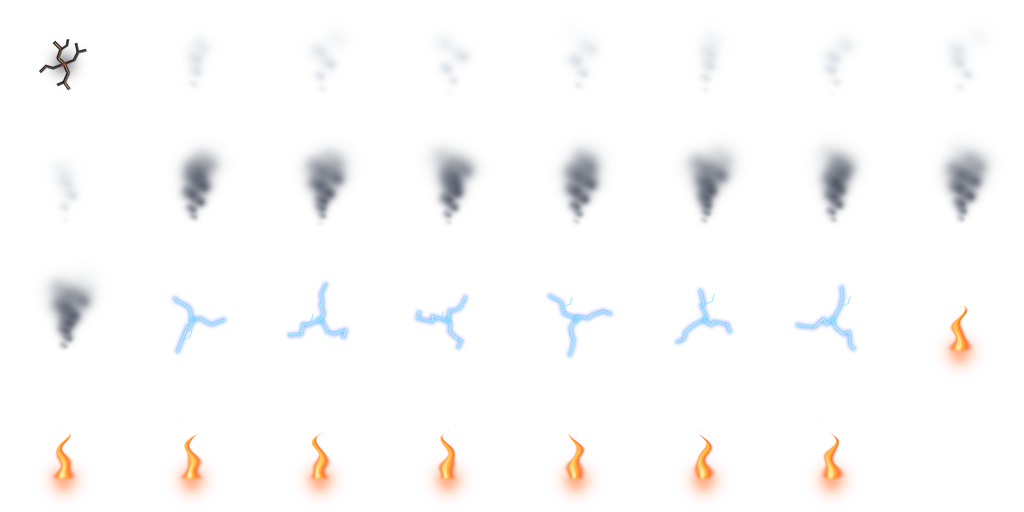
#> input picture workout/island/design/alien-hits-v1/damage.png, 1024 x 512 px, given in place of smoke-puff-generated.png, which was not available
$ python generate.py
#> lines starting #> are read from the running program, lines starting #| are printed output that depends on the picture; after the words box and inside, x2 and y2 are one past the last pixel; in counts of white or black regions, pixels touching at a corner belong together
#!/usr/bin/env python3
"""Rebuild the atlases and original synthesized sound. No downloaded samples.

Python 3 + numpy, scipy, Pillow; ffmpeg/ffprobe with Vorbis and LAME encoders.
The explosion is sliced, resized, padded and faded to transparent, never keyed.
"""
from pathlib import Path
import hashlib
import json
import subprocess
import tempfile
import wave

import numpy as np
from PIL import Image
from scipy.signal import butter, sosfilt

ROOT = Path(__file__).resolve().parents[1]
SEED = 20261112
RATE = 44100


def command(args):
    return subprocess.run(args, check=True, capture_output=True, text=True)


def smooth(x):
    x = np.clip(x, 0, 1)
    return x * x * (3 - 2 * x)


def atlas(frames, columns, name):
    sheet = Image.new('RGBA', (128 * columns, 128 * (len(frames) // columns)))
    for i, frame in enumerate(frames):
        sheet.paste(frame, (i % columns * 128, i // columns * 128))
    sheet.save(ROOT / name, optimize=True)


def explosion():
    source = Image.open(ROOT / 'sources/explosion-generated.png').convert('RGBA')
    frames = []
    for i in range(64):
        col, row = i % 8, i // 8
        box = (round(col * source.width / 8), round(row * source.height / 8),
               round((col + 1) * source.width / 8), round((row + 1) * source.height / 8))
        # RGBa makes the resize premultiplied; the delivered PNG is straight RGBA.
        tile = source.crop(box).convert('RGBa').resize((112, 112), Image.Resampling.LANCZOS).convert('RGBA')
        frame = Image.new('RGBA', (128, 128))
        frame.paste(tile, (8, 8))
        pixels = np.array(frame)
        if i >= 48:
            pixels[:, :, 3] = np.round(pixels[:, :, 3].astype(float) * (1 - smooth((i - 47) / 16))).astype(np.uint8)
        pixels[pixels[:, :, 3] == 0, :3] = 0
        frames.append(Image.fromarray(pixels))
    atlas(frames, 8, 'explosion.png')


Y, X = np.mgrid[0:128, 0:128].astype(float)
SMOKE_SOURCE = Image.open(ROOT / 'sources/smoke-puff-generated.png').convert('RGBa').resize((256, 256), Image.Resampling.LANCZOS)


def smoke_frame(phase):
    """Animate the original smoke texture; alpha is preserved, no color keying.

    The population is analytic and periodic in phase. Births and deaths have
    zero opacity and zero envelope derivative, including the 15 -> 0 seam.
    """
    frame = Image.new('RGBA', (128, 128))
    particles = []
    for i in range(6):
        age = (phase + i / 6) % 1
        particles.append((age, i))
    for age, i in sorted(particles, reverse=True):
        envelope = float(smooth(age / .15) * (1 - smooth((age - .56) / .44)))
        size = round(17 + 78 * age)
        sprite = SMOKE_SOURCE.rotate(i * 37 + age * 24, Image.Resampling.BICUBIC).resize((size, size), Image.Resampling.LANCZOS).convert('RGBA')
        sprite.putalpha(sprite.getchannel('A').point(lambda value: round(value * envelope * .88)))
        cx = 64 + 7 * np.sin(age * 4.7 + i * 2.4) * age
        cy = 108 - 65 * age
        frame.alpha_composite(sprite, (round(cx - size / 2), round(cy - size / 2)))
    rgba = np.array(frame)
    # Keep the same eight-pixel UV guard as the other sheets.
    rgba[:8] = rgba[120:] = 0
    rgba[:, :8] = rgba[:, 120:] = 0
    rgba[rgba[:, :, 3] == 0, :3] = 0
    return Image.fromarray(rgba)


def sparks():
    rng = np.random.default_rng(SEED)
    angles = rng.uniform(-np.pi, np.pi, 42)
    velocity = rng.uniform(19, 51, 42)
    life = rng.uniform(.45, 1, 42)
    frames = []
    for f in range(16):
        t = f / 15
        emission = np.zeros((128, 128))
        for angle, speed, duration in zip(angles, velocity, life):
            if t >= duration:
                continue
            vx, vy = np.cos(angle) * speed, np.sin(angle) * speed - 13
            px = 64 + vx * t
            py = 72 + vy * t + 17 * t * t
            dx, dy = X - px, Y - py
            length = 1.3 + 3.8 * (1 - t)
            direction = np.arctan2(vy + 34 * t, vx)
            along = dx * np.cos(direction) + dy * np.sin(direction)
            across = -dx * np.sin(direction) + dy * np.cos(direction)
            streak = np.exp(-((along / length) ** 2 + (across / .58) ** 2) * 2)
            emission += streak * (1 - smooth(t / duration))
        edge = (X >= 8) & (X < 120) & (Y >= 8) & (Y < 120)
        strength = np.clip(emission * edge, 0, 1)
        rgba = np.zeros((128, 128, 4), dtype=np.uint8)
        rgba[:, :, 0] = 255
        rgba[:, :, 1] = (115 + strength * 135).astype(np.uint8)
        rgba[:, :, 2] = (22 + strength * 150).astype(np.uint8)
        rgba[:, :, 3] = np.round(strength * 255).astype(np.uint8)
        rgba[rgba[:, :, 3] == 0, :3] = 0
        frames.append(Image.fromarray(rgba))
    atlas(frames, 4, 'sparks.png')


def measure(path):
    result = command(['ffmpeg', '-hide_banner', '-nostats', '-i', str(path), '-af',
                      'loudnorm=I=-16:TP=-1:LRA=11:print_format=json', '-f', 'null', '-'])
    return json.JSONDecoder().raw_decode(result.stderr[result.stderr.rfind('{'):])[0]


def synthesize():
    rng = np.random.default_rng(SEED)
    t = np.arange(round(RATE * 4.2)) / RATE
    def band(noise, low, high):
        return sosfilt(butter(3, [low, high], btype='bandpass', fs=RATE, output='sos'), noise)
    noise = rng.standard_normal(len(t))
    attack = smooth(t / .006)
    # Sweeping low oscillators, pressure noise, crack and late falling debris.
    body = np.sin(2 * np.pi * (41 * t + 7.2 * (1 - np.exp(-t * 6)))) * np.exp(-t * 2.5)
    sub = np.sin(2 * np.pi * (29 * t + 3.1 * (1 - np.exp(-t * 9)))) * np.exp(-t * 1.6)
    rumble = band(noise, 65, 480) * np.exp(-t * 1.15) * 2.6
    crack = band(noise, 380, 7200) * np.exp(-t * 16) * .46
    debris = np.zeros_like(t)
    for start, pitch, level in zip(rng.uniform(.12, 1.35, 22), rng.uniform(110, 1700, 22), rng.uniform(.01, .055, 22)):
        age = np.maximum(t - start, 0)
        debris += np.sin(2 * np.pi * pitch * age) * np.exp(-age * 22) * (t >= start) * level
    signal = attack * (body * .36 + sub * .12 + rumble + crack + debris)
    signal = np.tanh(signal * 1.2)
    # Original synthetic early reflections and a low-pass diffuse tail.
    reverb = np.zeros_like(signal)
    for delay, gain in [(.071, .22), (.137, .17), (.223, .12), (.359, .08), (.503, .04)]:
        offset = round(delay * RATE)
        reverb[offset:] += signal[:-offset] * gain
    signal += sosfilt(butter(2, 1600, fs=RATE, output='sos'), reverb)
    signal = sosfilt(butter(2, 23, btype='highpass', fs=RATE, output='sos'), signal)
    signal *= 1 - smooth((t - 3.6) / .6)
    signal[0] = signal[-1] = 0
    signal /= max(abs(signal)) * 1.05
    report = {}
    with tempfile.TemporaryDirectory() as tmp:
        raw = Path(tmp) / 'original.wav'
        master = Path(tmp) / 'master.wav'
        compressed = Path(tmp) / 'compressed.wav'
        with wave.open(str(raw), 'wb') as output:
            output.setnchannels(1)
            output.setsampwidth(2)
            output.setframerate(RATE)
            output.writeframes(np.round(signal * 32767).astype('<i2').tobytes())
        command(['ffmpeg', '-y', '-v', 'error', '-i', str(raw), '-af',
                 'acompressor=threshold=0.08:ratio=8:attack=0.2:release=250:makeup=2,alimiter=limit=0.8:level=false',
                 '-ar', str(RATE), '-c:a', 'pcm_s24le', str(compressed)])
        stats = measure(compressed)
        normalization = (f"loudnorm=I=-16:TP=-1.5:LRA=11:measured_I={stats['input_i']}:"
                         f"measured_TP={stats['input_tp']}:measured_LRA={stats['input_lra']}:"
                         f"measured_thresh={stats['input_thresh']}:offset={stats['target_offset']}:linear=true")
        command(['ffmpeg', '-y', '-v', 'error', '-i', str(compressed), '-af', normalization,
                 '-ar', str(RATE), '-c:a', 'pcm_s24le', str(master)])
        for extension, encoder in [('ogg', ['-c:a', 'libvorbis', '-q:a', '6']), ('mp3', ['-c:a', 'libmp3lame', '-b:a', '192k'])]:
            target = ROOT / f'explosion-deep.{extension}'
            adjustment = 0
            for attempt in range(4):
                command(['ffmpeg', '-y', '-v', 'error', '-i', str(master), '-af', f'volume={adjustment}dB',
                         '-ar', str(RATE), '-ac', '1', *encoder, '-fflags', '+bitexact', '-flags:a', '+bitexact',
                         '-metadata', 'title=Naval base warehouse explosion',
                         '-metadata', 'copyright=CC0-1.0; original procedural synthesis', str(target)])
                measured = measure(target)
                error = -16 - float(measured['input_i'])
                if abs(error) <= .05:
                    break
                adjustment += error
            assert abs(float(measured['input_i']) + 16) <= .1, measured
            assert float(measured['input_tp']) <= -1, measured
            probe = json.loads(command(['ffprobe', '-v', 'error', '-show_streams', '-show_format', '-of', 'json', str(target)]).stdout)
            report[target.name] = {'integratedLufs': float(measured['input_i']),
                                   'truePeakDbtp': float(measured['input_tp']),
                                   'sampleRate': int(probe['streams'][0]['sample_rate']),
                                   'channels': probe['streams'][0]['channels'],
                                   'codec': probe['streams'][0]['codec_name'],
                                   'containerDurationSeconds': float(probe['format']['duration'])}
    return report


def main():
    explosion()
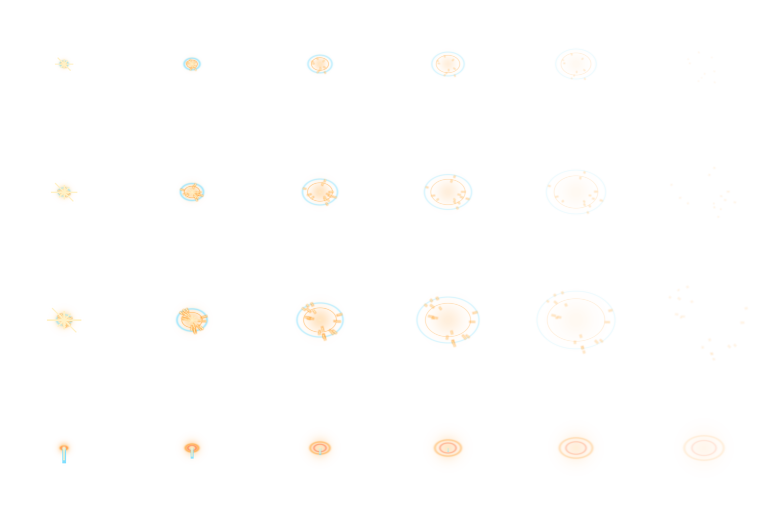
#> input picture workout/island/design/alien-hits-v1/impacts.png, 768 x 512 px, given in place of explosion-generated.png, which was not available
#> in explosion, source is the input picture: PIL image 768x512 RGBA; mean R, G, B, A 19.3, 14.4, 7.7, 2.5
#> after the loop in explosion, `for i in range(64):`: frames = 64 items
#> in atlas, `sheet = Image.new('RGBA', (128 * columns, 128 * (len(frames) // column..`: sheet: PIL image 1024x1024 RGBA; every value is 0
#> the loop in atlas, `for i, frame in enumerate(frames):` made 64 passes
#> after the loop in atlas, `for i, frame in enumerate(frames):`:
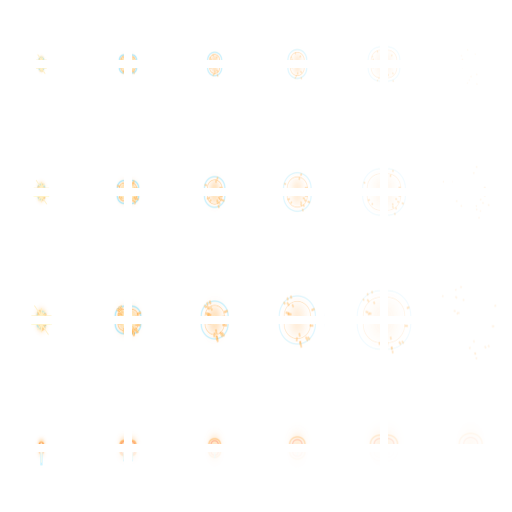
#> sheet: PIL image 1024x1024 RGBA (shown at 1/2 size); mean R, G, B, A 12.6, 10, 4.8, 1.7; transparent parts drawn white
    atlas([smoke_frame(i / 16) for i in range(16)], 4, 'smoke-loop.png')
#> the loop in smoke_frame, `for age, i in sorted(particles, reverse=True):` made 6 passes
#> envelope on passes 1 to 6: 0.322, 0.852, 1, 1, 1, 0
#> after the loop in smoke_frame, `for age, i in sorted(particles, reverse=True):`:
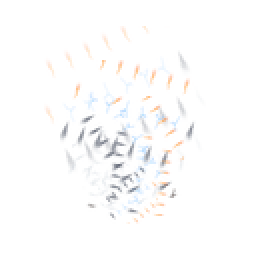
#> frame: PIL image 128x128 RGBA (shown 2 times larger); mean R, G, B, A 25.5, 22.9, 22.9, 5.5; transparent parts drawn white
#> the loop in smoke_frame (call 2), `for age, i in sorted(particles, reverse=True):` made 6 passes
#> envelope on passes 1 to 6: 0.142, 0.67, 1, 1, 1, 0.376
#> in smoke_frame (call 2), `rgba[:8] = rgba[120:] = 0`: rgba: shape (128, 128, 4); mean R, G, B, A 28.2, 25.2, 25.1, 5.5
#> in smoke_frame (call 3), `rgba[:8] = rgba[120:] = 0`: rgba: shape (128, 128, 4); mean R, G, B, A 28, 25, 25.1, 5.6
#> call 4 of smoke_frame, with phase = 0.188
#> the loop in smoke_frame (call 4), `for age, i in sorted(particles, reverse=True):` made 6 passes
#> envelope on passes 1 to 6: 0.257, 0.797, 1, 1, 1, 0.0525
#> after the loop in smoke_frame (call 4), `for age, i in sorted(particles, reverse=True):`:
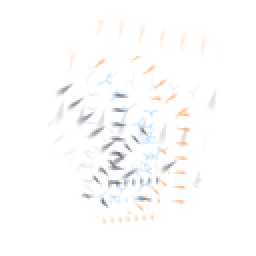
#> frame: PIL image 128x128 RGBA (shown 2 times larger); mean R, G, B, A 26.4, 23.5, 23.4, 5.6; transparent parts drawn white
#> in smoke_frame (call 5), `rgba[:8] = rgba[120:] = 0`: rgba: shape (128, 128, 4); mean R, G, B, A 29.1, 26, 26.1, 5.6
#> the loop in smoke_frame (call 6), `for age, i in sorted(particles, reverse=True):` made 6 passes
#> envelope on passes 1 to 6: 0.00651, 0.39, 0.901, 1, 1, 0.998
#> after the loop in smoke_frame (call 6), `for age, i in sorted(particles, reverse=True):`:
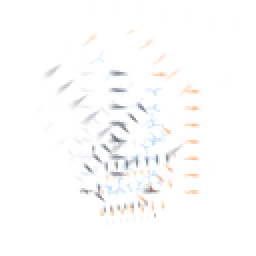
#> frame: PIL image 128x128 RGBA (shown 2 times larger); mean R, G, B, A 26.4, 23.4, 23.5, 5.5; transparent parts drawn white
#> in smoke_frame (call 6), `rgba[:8] = rgba[120:] = 0`: rgba: shape (128, 128, 4); 0.27% of pixels changed, all inside (x1, y1, x2, y2) = (46, 0, 106, 8)
#> the loop in smoke_frame (call 7), `for age, i in sorted(particles, reverse=True):` made 6 passes
#> envelope on passes 1 to 6: 0.196, 0.736, 1, 1, 1, 0.189
#> pass 1, in smoke_frame (call 7), `sprite = SMOKE_SOURCE.rotate(i * 37 + age * 24, Image.Resampling.BICUB..`:
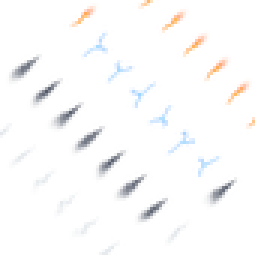
#> sprite: PIL image 85x85 RGBA (shown 3 times larger); mean R, G, B, A 23.5, 22.9, 23.9, 8; transparent parts drawn white
#> pass 3, in smoke_frame (call 7), `sprite = SMOKE_SOURCE.rotate(i * 37 + age * 24, Image.Resampling.BICUB..`:
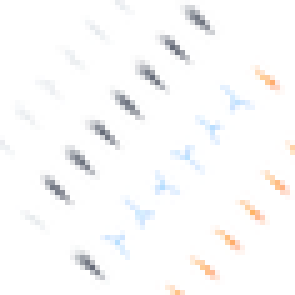
#> sprite: PIL image 59x59 RGBA (shown 5 times larger); mean R, G, B, A 29.3, 28.8, 31.1, 8.2; transparent parts drawn white
#> the loop in atlas (call 2), `for i, frame in enumerate(frames):` made 16 passes
    sparks()
#> after the loop in sparks, `for f in range(16):`: frames = 16 items
    report = {'seed': SEED, 'audio': synthesize(), 'sha256': {}}
#> (the call stopped at in command, `return subprocess.run(args, check=True, capture_output=True, text=True)`: subprocess is not available in this run)
    for filename in ['explosion.png', 'smoke-loop.png', 'sparks.png', 'explosion-deep.ogg', 'explosion-deep.mp3', 'sources/explosion-generated.png', 'sources/smoke-puff-generated.png']:
        path = ROOT / filename
        report['sha256'][filename] = hashlib.sha256(path.read_bytes()).hexdigest()
    (ROOT / 'verification/media.json').write_text(json.dumps(report, indent=2) + '\n')
    print(json.dumps(report, indent=2))


if __name__ == '__main__':
    main()
#> (the call stopped at in command, `return subprocess.run(args, check=True, capture_output=True, text=True)`: subprocess is not available in this run)
